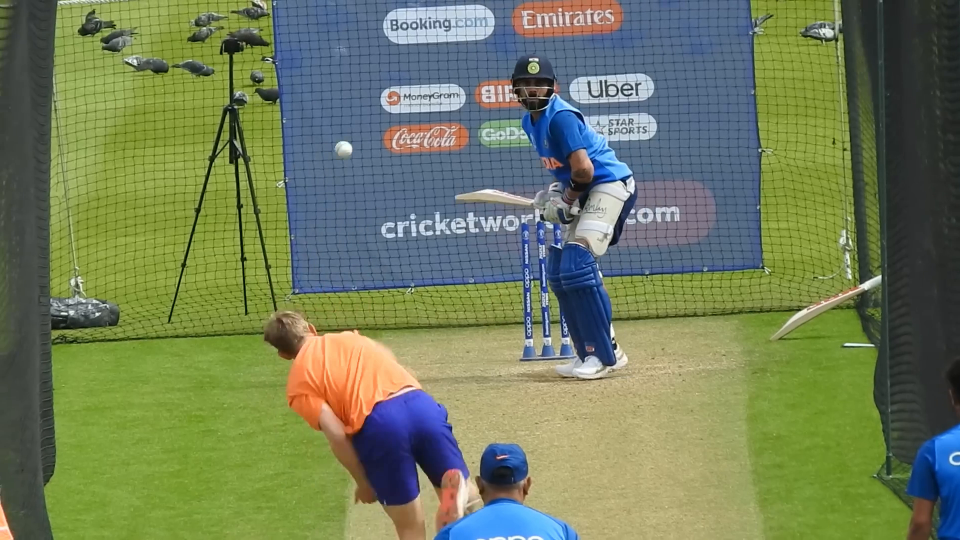
#> input picture frame 2 of videos/kohli.mp4, 1920 x 1080 px (shown at 1/2 size)
$ python overlay.py
#> lines starting #> are read from the running program, lines starting #| are printed output that depends on the picture; after the words box and inside, x2 and y2 are one past the last pixel; in counts of white or black regions, pixels touching at a corner belong together
import cv2
import numpy as np

def read_coordinates(file_path):
#> called with file_path = 'coordinates\\coordinates.txt'
    coords = {}
    with open(file_path, 'r') as f:
#> (reads coordinates/coordinates.txt from the repository)
        for line in f:
            if line.strip():
                frame, x, y = map(int, line.strip().split(','))
                coords[frame] = (x, y)
#> (reads coordinates/coordinates_no_spin.txt from the repository)
    return coords

def find_bounce_frame(coords):
    """
    Detects the bounce frame by identifying the first local maximum in Y,
    including flat peaks (y[i] == y[i+1] > y[i+2]).
    """
    coords_sorted = sorted(coords.items())
    for i in range(1, len(coords_sorted) - 2):
        _, (_, y_prev) = coords_sorted[i - 1]
        frame_curr, (_, y_curr) = coords_sorted[i]
        _, (_, y_next) = coords_sorted[i + 1]
        _, (_, y_after) = coords_sorted[i + 2]

        # Case 1: clear peak
        if y_curr > y_prev and y_curr > y_next:
            return frame_curr

        # Case 2: flat peak
        if y_curr > y_prev and y_curr == y_next and y_next > y_after:
            return frame_curr

    return None


def draw_quadrant(frame, origin, size=80, thickness=2):
    x, y = origin
    color = (255, 255, 0)  # Cyan
    # X and Y axes
    cv2.line(frame, (x - size, y), (x + size, y), color, thickness)
    cv2.line(frame, (x, y - size), (x, y + size), color, thickness)
    # Labels
    font = cv2.FONT_HERSHEY_SIMPLEX
    cv2.putText(frame, "+X", (x + size + 5, y - 5), font, 0.5, color, 1)
    cv2.putText(frame, "-X", (x - size - 25, y - 5), font, 0.5, color, 1)
    cv2.putText(frame, "-Y", (x + 5, y + size + 15), font, 0.5, color, 1)
    cv2.putText(frame, "+Y", (x + 5, y - size - 10), font, 0.5, color, 1)

def calculate_spin_angle(original_coords, predicted_coords, bounce_frame):
    original_list = sorted(original_coords.items())
    predicted_list = sorted(predicted_coords.items())

    bounce_pos = original_coords[bounce_frame]
    end_actual = original_list[-1][1]
    end_pred = predicted_list[-1][1]

    v_actual = np.array([end_actual[0] - bounce_pos[0], end_actual[1] - bounce_pos[1]])
    v_pred = np.array([end_pred[0] - bounce_pos[0], end_pred[1] - bounce_pos[1]])

    norm_actual = np.linalg.norm(v_actual)
    norm_pred = np.linalg.norm(v_pred)

    if norm_actual == 0 or norm_pred == 0:
        return 0.0

    cos_theta = np.dot(v_actual, v_pred) / (norm_actual * norm_pred)
    angle_rad = np.arccos(np.clip(cos_theta, -1.0, 1.0))
    return np.degrees(angle_rad)

def main():
    video_path = "videos\\kohli.mp4"
    output_path = "output\overlay_output.mp4"

    original_coords = read_coordinates("coordinates\coordinates.txt")
    predicted_coords = read_coordinates("coordinates\coordinates_no_spin.txt")

    bounce_frame = find_bounce_frame(original_coords)
    if bounce_frame is None:
        print("Bounce frame not found.")
        return
    bounce_pos = original_coords[bounce_frame]

    spin_angle = calculate_spin_angle(original_coords, predicted_coords, bounce_frame)
    print(f"Spin angle deviation: {spin_angle:.2f}°")

    cap = cv2.VideoCapture(video_path)
    fps = int(cap.get(cv2.CAP_PROP_FPS))
    width = int(cap.get(cv2.CAP_PROP_FRAME_WIDTH))
    height = int(cap.get(cv2.CAP_PROP_FRAME_HEIGHT))

    fourcc = cv2.VideoWriter_fourcc(*'mp4v')
    out = cv2.VideoWriter(output_path, fourcc, fps, (width, height))

    frame_num = 0
    green_trail = []
    red_trail = []
    snapshot_frame = None

    last_green_frame = max(original_coords.keys())

    while True:
        ret, frame = cap.read()
#> frame is the input picture: shape (1080, 1920, 3); mean B, G, R 91.4, 125.4, 113.1
        if not ret:
            break
        frame_num += 1

        if frame_num in original_coords:
            green_trail.append(original_coords[frame_num])
        if frame_num in predicted_coords:
            red_trail.append(predicted_coords[frame_num])

        # Draw trajectory lines
        if len(green_trail) > 1:
            for i in range(1, len(green_trail)):
                cv2.line(frame, green_trail[i - 1], green_trail[i], (0, 255, 0), 2)
        if len(red_trail) > 1:
            for i in range(1, len(red_trail)):
                cv2.line(frame, red_trail[i - 1], red_trail[i], (0, 0, 255), 2)

        # Draw trajectory dots
        for pt in green_trail:
            cv2.circle(frame, pt, 4, (0, 255, 0), -1)
#> frame: shape (1080, 1920, 3); under 0.01% of pixels changed, all inside (x1, y1, x2, y2) = (652, 311, 661, 320)
        for pt in red_trail:
            cv2.circle(frame, pt, 4, (0, 0, 255), -1)
#> frame: shape (1080, 1920, 3); mean B, G, R 91.4, 125.4, 113.1

        # Draw current positions
        if frame_num in original_coords:
            cv2.circle(frame, original_coords[frame_num], 15, (0, 255, 0), 3)
#> frame: shape (1080, 1920, 3); mean B, G, R 91.4, 125.5, 113.1
        if frame_num in predicted_coords:
            cv2.circle(frame, predicted_coords[frame_num], 10, (0, 0, 255), 2)
#> frame: shape (1080, 1920, 3); mean B, G, R 91.4, 125.5, 113.1

        # Draw quadrant after bounce
        if frame_num >= bounce_frame:
            draw_quadrant(frame, bounce_pos)

        # Legends
        cv2.putText(frame, "Original (Spin): Green", (10, 30),
                    cv2.FONT_HERSHEY_SIMPLEX, 0.8, (0, 255, 0), 2)
        cv2.putText(frame, "Predicted (No Spin): Red", (10, 60),
                    cv2.FONT_HERSHEY_SIMPLEX, 0.8, (0, 0, 255), 2)
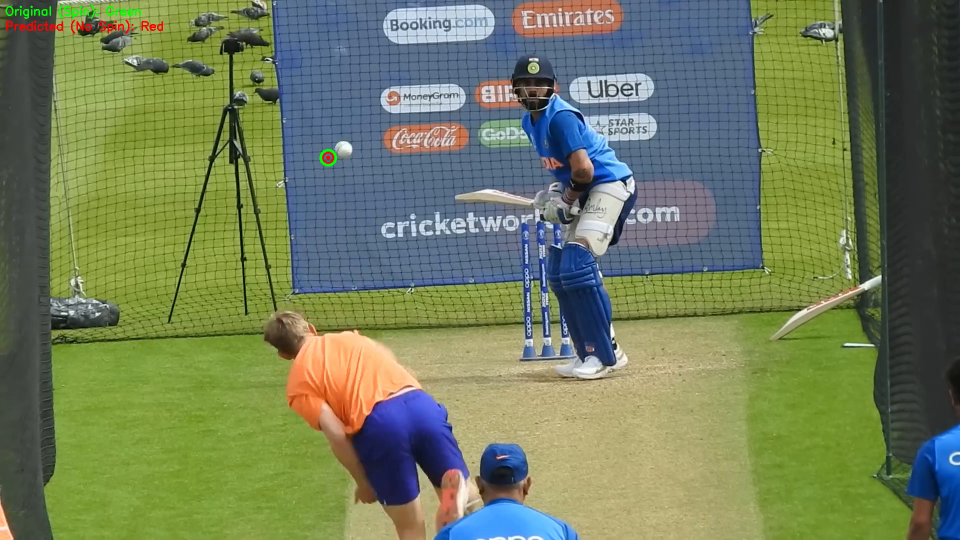
#> frame: shape (1080, 1920, 3) (shown at 1/2 size); mean B, G, R 91.2, 125.5, 113.2

        # Show spin angle after bounce
        if frame_num >= bounce_frame:
            cv2.putText(frame, f"Spin Angle Deviation: {spin_angle:.2f} degrees",
                        (10, height - 30), cv2.FONT_HERSHEY_SIMPLEX, 0.8, (255, 255, 255), 2)

        out.write(frame)

        # Save snapshot when green trajectory completes
        if frame_num == last_green_frame:
            snapshot_frame = frame.copy()

    cap.release()
    out.release()
    cv2.destroyAllWindows()

    if snapshot_frame is not None:
        cv2.imwrite("output\snapshot_with_spin_angle.png", snapshot_frame)
        print("Snapshot image saved as snapshot_with_spin_angle.png")

    print(f"Output video saved as {output_path}")

if __name__ == "__main__":
    main()
